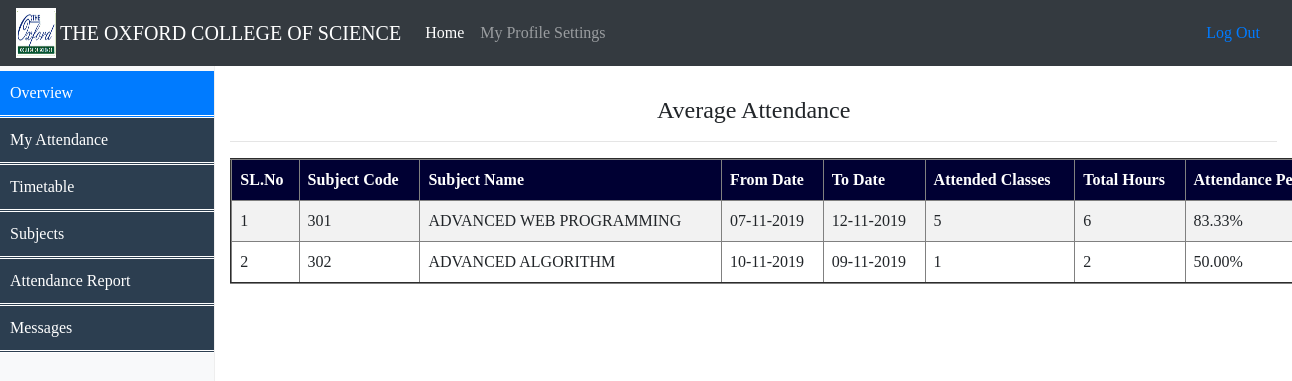
Page /Student/Stud_AttendanceView.php (signed in) on the committed database.
### tables this page shows
CREATE TABLE IF NOT EXISTS `attendance` (
  `attd_date` varchar(30) NOT NULL,
  `Last_Date` varchar(30) NOT NULL,
  `stud_id` varchar(50) NOT NULL,
  `Absent_Count` float NOT NULL,
  `Present_Count` float DEFAULT '0',
  `Total_Classes` float DEFAULT NULL,
  `dept_name` varchar(20) DEFAULT NULL,
  `course_id` int(11) DEFAULT NULL,
  `sub_id` int(11) NOT NULL,
  `fact_id` int(11) DEFAULT '0',
  PRIMARY KEY (`stud_id`,`sub_id`) USING BTREE,
  KEY `stud_id` (`stud_id`),
  KEY `course_id` (`course_id`),
  KEY `sub_id` (`sub_id`),
  KEY `fact_id` (`fact_id`),
  KEY `dept_name` (`dept_name`)
);

CREATE TABLE IF NOT EXISTS `subjects` (
  `course_id` int(11) NOT NULL,
  `sub_id` int(11) NOT NULL,
  `sub_name` varchar(50) NOT NULL,
  `fact_id` int(11) DEFAULT '0',
  `Enroll_Key` int(11) DEFAULT '0',
  PRIMARY KEY (`sub_id`,`course_id`),
  KEY `course_id` (`course_id`) USING BTREE,
  KEY `sub_id` (`sub_id`) USING BTREE,
  KEY `subjects_ibfk_2` (`fact_id`)
);

### Student/session.php (called while the page is built, shortened)
<?php
$connection = mysqli_connect("localhost", "root", "");
$user_check=$_SESSION['login_user'];
$ses_sql=mysqli_query($connection,"select username from logindetails where username='$user_check'");
$row = mysqli_fetch_assoc($ses_sql);
$login_session =$row['username'];
?>

### Student/Stud_AttendanceView.php (the view, shortened to what this page needs)
<!doctype html>
<?php
include('session.php');
?>
<html lang="en">
  <head>
    <link href="Assests/table.css" rel="stylesheet">
	<link href="Assests/dropdown.css" rel="stylesheet">
	<link href="Assests/menu.css" rel="stylesheet">
    <link href="Assests/css/bootstrap.min.css" rel="stylesheet">
    <link href="Assests/css/dashboard.css" rel="stylesheet">
  </head>
  <body style="font-family:Verdana;font-size:16px;">
    <header>
      <nav class="navbar navbar-expand-md navbar-dark fixed-top bg-dark">
	  	<img src="collegelogo.png" alt="attendance" style="width:40px;height:50px;" align="left">&nbsp;
        <a class="navbar-brand" href="">THE OXFORD COLLEGE OF SCIENCE</a>
        <div class="collapse navbar-collapse" id="navbarsExampleDefault" style="font-size:10;">
          <ul class="navbar-nav mr-auto">
            <li class="nav-item active">
              <a class="nav-link" href="StudentProfile.php">Home <span class="sr-only">(current)</span></a>
            </li>
            <li class="nav-item">
			  <li class="dropdown">
				<a class="nav-link" href="javascript:void(0)" class="dropbtn">My Profile Settings</a>
			  </li>
            </li>
          </ul>
          <form class="form-inline mt-2 mt-md-0">
             <a class="nav-link" href="logout.php">Log Out</a>
          </form>
        </div>
      </nav>
    </header>
<div class="container-fluid">
      <div class="row">
		  <nav class="col-sm-3 col-md-2 d-none d-sm-block bg-light sidebar">
				<ul class="mainmenu nav nav-pills flex-column">
					<li class="nav-item">
						  <a class="nav-link active" href="#">Overview <span class="sr-only">(current)</span></a>
					 </li>
					<li class="nav-item"><a class="nav-link"href="Stud_AttendanceView.php">My Attendance</a></li>
					<li class="nav-item"><a class="nav-link"href="ViewTimetable.html">Timetable</a></li>
					<li class="nav-item"><a class="nav-link"href="Enroll.html">Subjects</a></li>
					<li><a href="SemesterReport.php">Attendance Report</a></li>
					<li><a href="stud_notify.php">Messages</a></li>
				</ul>
			</nav>
        <main role="main" class="col-sm-9 ml-sm-auto col-md-10 pt-3">
		<br>
		<h4 align="center">Average Attendance</h4>
		<hr>
		<?php
			$login=$login_session;
			$stud="select stud_id,course_id from logindetails where username='$login'";
			$s=mysqli_query($connection,$stud);
			$row3 = mysqli_fetch_assoc($s);
			$stud_id=$row3['stud_id'];
			$course_id=$row3['course_id'];
			$query="select * from attendance where course_id='$course_id' and stud_id='$stud_id'";
			$result=mysqli_query($connection,$query);
			if((mysqli_num_rows($result)) > 0){
			echo"<table border='2'width='110%'>";
			echo "<th>SL.No</th>";
			echo"<th>Subject Code</th>";
			echo"<th>Subject Name</th>";
			echo "<th>From Date</th>";
			echo "<th>To Date</th>";
			echo "<th>Attended Classes</th>";
			echo "<th>Total Hours</th>";
			echo "<th>Attendance Percentage</th>";
				$i=0;
				while($row=mysqli_fetch_assoc($result))
				{
					$originalDate = $row['attd_date'];
					$start = date("d-m-Y", strtotime($originalDate));
					$originalDate2 = $row['Last_Date'];
					$end = date("d-m-Y", strtotime($originalDate2));
					$var=$i=$i+1;
					echo "<tr align='center'>";
					echo "<td>$var</td>";
					echo "<td>".$row['sub_id']."</td>";
					$sub_id=$row['sub_id'];
					$sub_name="select sub_name from subjects where sub_id='$sub_id'";
					$res=mysqli_query($connection,$sub_name);
					$row2=mysqli_fetch_assoc($res);
					echo "<td>".$row2['sub_name']."</td>";
					echo "<td>".$start."</td>";
					echo "<td>".$end."</td>";
					echo "<td>".$row['Present_Count']."</td>";
					echo "<td>".$row['Total_Classes']."</td>";
					$total=$row['Total_Classes'];
					$present=$row['Present_Count'];
					$per=(($present/$total)*100);
					$per=number_format("$per",2);
					echo "<td> $per%</td>";
					echo "</tr>";
				}
			}
			else
					echo "<h4 align='center'><font color='red'>No Records Found!!</font></h4>";
			echo "</table>";
		?>
		</main>
      </div>
    </div>
	</body>
</html>

### Student/Assests/table.css (style rules this page uses)
th, td { text-align: left; padding: 8px; }
tr:nth-child(even) { background-color: #f2f2f2 }
th { background-color:#000033; color: white; }

### Student/Assests/menu.css (style rules this page uses)
.mainmenu, .submenu { list-style-type: circle; padding: 0; margin: 0; }
.mainmenu a { display: block; background-color: #2c3e50; text-decoration: none; padding: 10px; color: white; border-bottom: double; }

### Student/Assests/css/dashboard.css (style rules this page uses)
body { padding-top: 3.5rem; }
.sidebar { position: fixed; top: 51px; bottom: 0; left: 0; z-index: 1000; padding: 20px 0; overflow-x: hidden; overflow-y: auto; border-right: 1px solid #eee; }
.sidebar .nav { margin-bottom: 20px; }
.sidebar .nav-item { width: 100%; }
.sidebar .nav-item + .nav-item { margin-left: 0; }
.sidebar .nav-link { border-radius: 0; }

### Student/Stud_AttendanceView.php (style rules this page uses)
th { background-color:#000033; color: white; }

### rows in the picture
attendance: var "1", sub "301", subjects.sub_name "ADVANCED WEB PROGRAMMING", attd_date "07-11-2019", Last_Date "12-11-2019", Present_Count "5", Total_Classes "6", per "83.33"
attendance: var "2", sub "302", subjects.sub_name "ADVANCED ALGORITHM", attd_date "10-11-2019", Last_Date "09-11-2019", Present_Count "1", Total_Classes "2", per "50.00"
